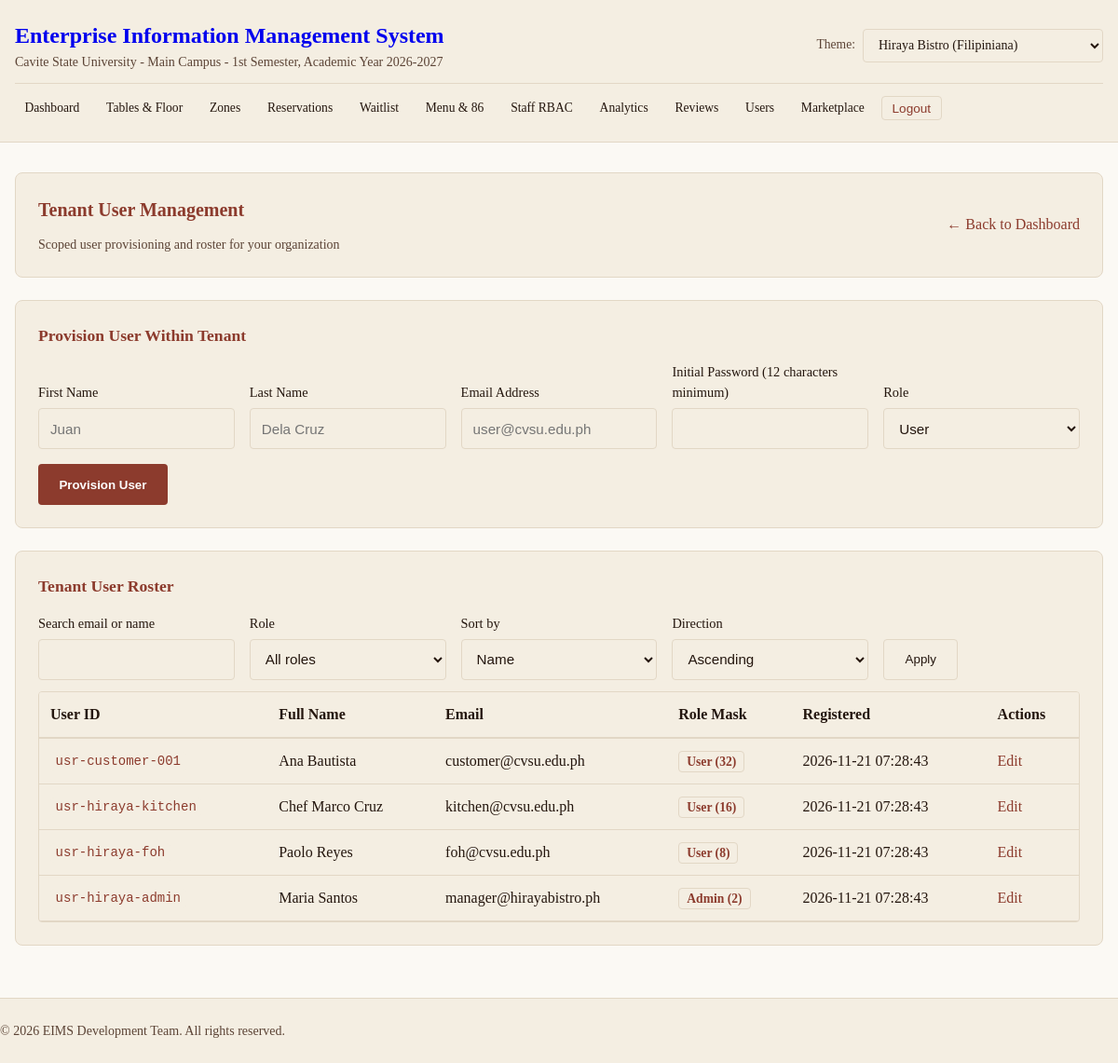
Page /admin/users (signed in) on the committed database.
### tables this page shows
CREATE TABLE IF NOT EXISTS users (
    id VARCHAR(36) PRIMARY KEY,
    tenant_id VARCHAR(36),
    email VARCHAR(255) NOT NULL,
    password_hash VARCHAR(255) NOT NULL,
    first_name VARCHAR(128) NOT NULL,
    last_name VARCHAR(128) NOT NULL,
    role_mask INTEGER NOT NULL DEFAULT 4,
    created_at TIMESTAMP DEFAULT CURRENT_TIMESTAMP,
    updated_at TIMESTAMP DEFAULT CURRENT_TIMESTAMP,
    FOREIGN KEY (tenant_id) REFERENCES tenants(id) ON DELETE CASCADE
);

### app/Views/admin/users.php (the view, shortened to what the rows shown need)
<?php
require_once __DIR__ . '/../layouts/header.php';
?>
<section class="card">
    <div class="header-actions">
        <div>
            <h2>Tenant User Management</h2>
        </div>
    </div>
</section>
<section class="card">
    <?php if (empty($users)): ?>
        <p class="subtitle">No users match the current search or filter.</p>
    <?php else: ?>
    <div class="table-wrapper">
        <table class="data-table">
            <thead>
                <tr>
                    <th>User ID</th>
                    <th>Full Name</th>
                    <th>Email</th>
                    <th>Role Mask</th>
                    <th>Registered</th>
                    <th>Actions</th>
                </tr>
            </thead>
            <tbody>
                <?php foreach ($users as $u): ?>
                    <?php
                    $mask = (int) ($u['role_mask'] ?? 4);
                    $roleLabel = ($mask & 2) ? 'Admin' : 'User';
                    ?>
                    <tr>
                        <td><code><?= htmlspecialchars($u['id'], ENT_QUOTES, 'UTF-8') ?></code></td>
                        <td class="text-bold"><?= htmlspecialchars($u['first_name'] . ' ' . $u['last_name'], ENT_QUOTES, 'UTF-8') ?></td>
                        <td><?= htmlspecialchars($u['email'], ENT_QUOTES, 'UTF-8') ?></td>
                        <td><span class="badge-role"><?= $roleLabel ?> (<?= $mask ?>)</span></td>
                        <td><?= htmlspecialchars($u['created_at'], ENT_QUOTES, 'UTF-8') ?></td>
                        <td><a href="/admin/users/edit?id=<?= urlencode($u['id']) ?>" class="link-nav">Edit</a></td>
                    </tr>
                <?php endforeach; ?>
            </tbody>
        </table>
    </div>
    <?php endif; ?>
</section>
<?php
require_once __DIR__ . '/../layouts/footer.php';
?>

### rows in the picture
users: id "usr-customer-001", first_name+last_name "Ana Bautista", email "customer@cvsu.edu.ph", role_mask "User", role_mask "32", created_at "2026-11-21 07:28:43"
users: id "usr-hiraya-kitchen", first_name+last_name "Chef Marco Cruz", email "kitchen@cvsu.edu.ph", role_mask "User", role_mask "16", created_at "2026-11-21 07:28:43"
users: id "usr-hiraya-foh", first_name+last_name "Paolo Reyes", email "foh@cvsu.edu.ph", role_mask "User", role_mask "8", created_at "2026-11-21 07:28:43"
users: id "usr-hiraya-admin", first_name+last_name "Maria Santos", email "manager@hirayabistro.ph", role_mask "Admin", role_mask "2", created_at "2026-11-21 07:28:43"

### other values in the picture
$sys['name'] "Enterprise Information Management System"
form field sort "Name"
